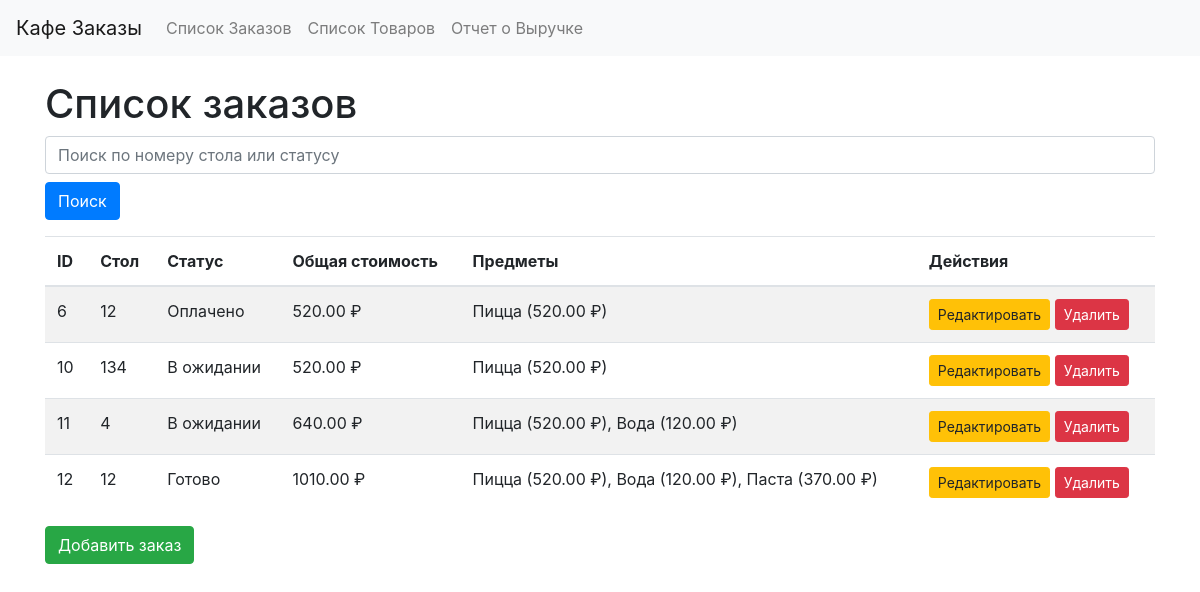
/orders/, run on an earlier commit of the app's database.
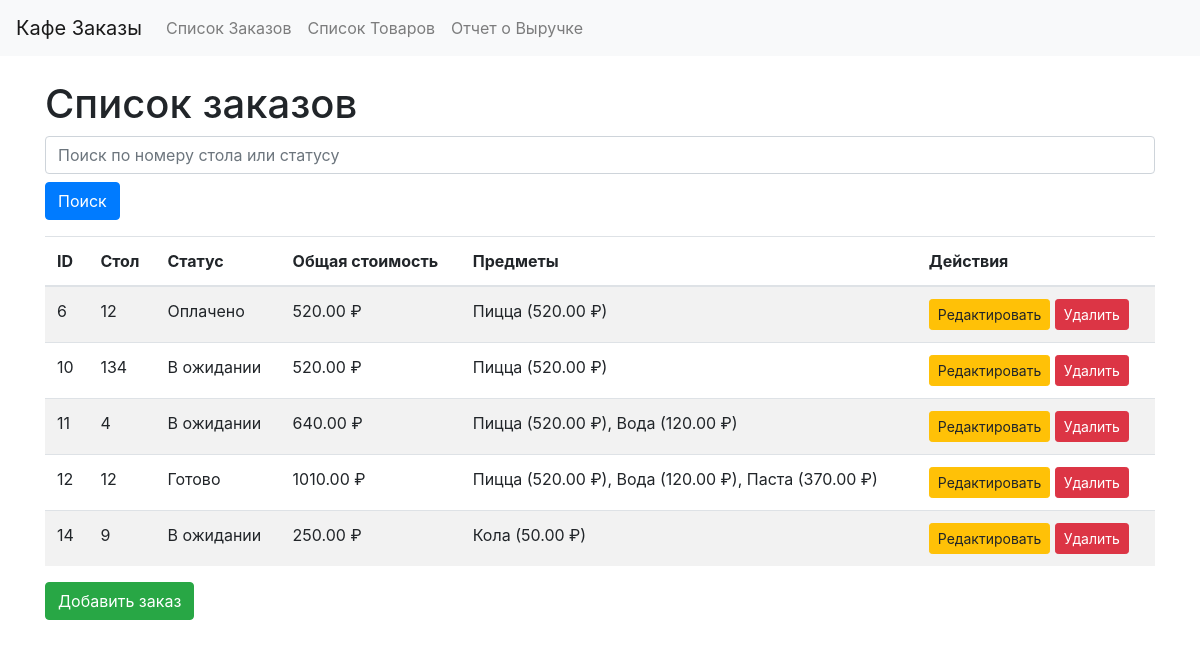
And on a later commit of the database.
### orders/models.py (models this page shows, shortened)
class Order(models.Model):
    STATUS_CHOICES: List[tuple] = [
        ('pending', 'В ожидании'),
        ('ready', 'Готово'),
        ('paid', 'Оплачено'),
    ]
    table_number: int = models.IntegerField()
    items: models.ManyToManyField = models.ManyToManyField(Item, related_name='orders')
    total_price: float = models.DecimalField(max_digits=10, decimal_places=2, editable=False, default=0)
    status: str = models.CharField(max_length=10, choices=STATUS_CHOICES, default='pending')

class Item(models.Model):
    name: str = models.CharField(max_length=100)
    price: float = models.DecimalField(max_digits=10, decimal_places=2)

### orders/views.py (the view, shortened to what this page needs)
# urls.py: path('', order_list, name='order_list'),
def order_list(request: Any) -> render:
    query: Optional[str] = request.GET.get('q')
    orders = Order.objects.all()
    return render(request, 'orders/order_list.html', {
        'orders': orders,
    })

### orders/templates/orders/order_list.html (shortened to what this page needs)
{% extends 'base.html' %}
{% block content %}
  <h1>Список заказов</h1>
  <form method="get" action="{% url 'order_list' %}" class="mb-3">
      <input type="text" name="q" class="form-control" placeholder="Поиск по номеру стола или статусу" value="{{ request.GET.q }}">
      <button type="submit" class="btn btn-primary mt-2">Поиск</button>
  </form>
  <table class="table table-striped">
      <thead>
          <tr>
              <th>ID</th>
              <th>Стол</th>
              <th>Статус</th>
              <th>Общая стоимость</th>
              <th>Предметы</th>
              <th>Действия</th>
          </tr>
      </thead>
      <tbody>
          {% for order in orders %}
          <tr>
              <td>{{ order.id }}</td>
              <td>{{ order.table_number }}</td>
              <td>{{ order.get_status_display }}</td>
              <td>{{ order.total_price }} ₽</td>
              <td>
                  {% for item in order.items.all %}
                      {{ item.name }} ({{ item.price }} ₽){% if not forloop.last %}, {% endif %}
                  {% endfor %}
              </td>
              <td>
                  <a href="{% url 'order_edit' order.id %}" class="btn btn-warning btn-sm">Редактировать</a>
                  <form action="{% url 'order_delete' order.id %}" method="post" style="display:inline;">
                      <button type="submit" class="btn btn-danger btn-sm">Удалить</button>
                  </form>
              </td>
          </tr>
          {% empty %}
          <tr>
              <td colspan="6" class="text-center">Нет доступных заказов.</td>
          </tr>
          {% endfor %}
      </tbody>
  </table>
  <a href="{% url 'order_create' %}" class="btn btn-success">Добавить заказ</a>
{% endblock %}

What changed in the data, as far as the page shows it:
added Order: id "14", table_number "9", status "В ожидании", total_price "250.00"
added Item: name "Кола", price "50.00", shown under "14"
